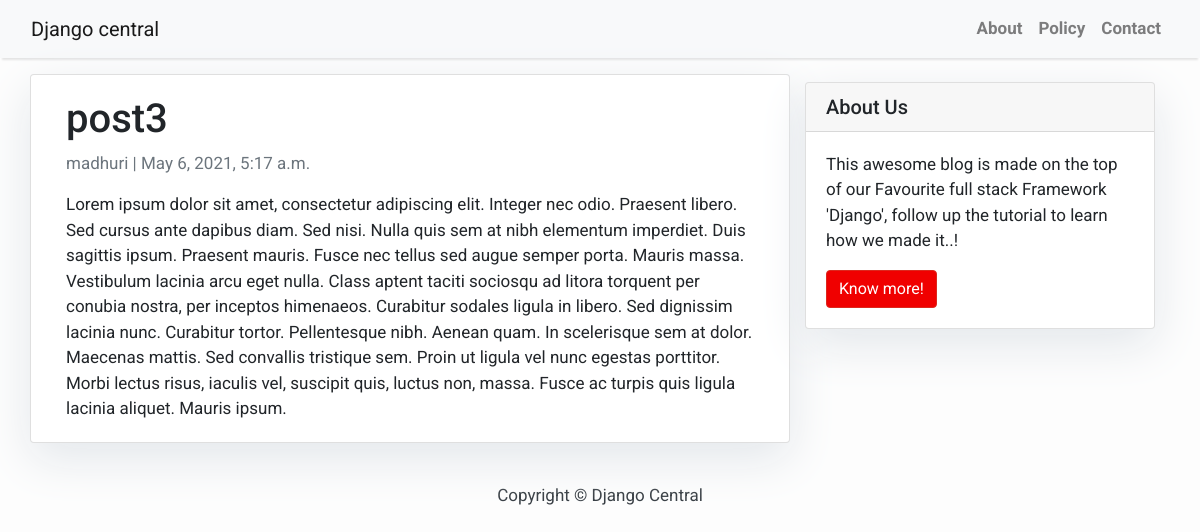
The page /post3/ on the database its author committed.
### blog/models.py (models this page shows, shortened)
class Post(models.Model):
    title = models.CharField(max_length=200, unique=True)
    slug = models.SlugField(max_length=200, unique=True)
    author = models.ForeignKey(User, on_delete= models.CASCADE,related_name='blog_posts')
    updated_on = models.DateTimeField(auto_now= True)
    content = models.TextField()
    created_on = models.DateTimeField(auto_now_add=True)
    status = models.IntegerField(choices=STATUS, default=0)
    class Meta:
        ordering = ['-created_on']

### blog/views.py (the view)
# urls.py: path('<slug:slug>/', views.PostDetail.as_view(), name='post_detail'),
class PostDetail(generic.DetailView):
    model = Post
    template_name = 'post_detail.html'

### templates/post_detail.html
{% extends 'base.html' %} {% block content %}
<div class="container">
  <div class="row">
    <div class="col-md-8 card mb-4  mt-3 left  top">
      <div class="card-body">
        <h1>{% block title %} {{ object.title }} {% endblock title %}</h1>
        <p class=" text-muted">{{ post.author }} | {{ post.created_on }}</p>
        <p class="card-text ">{{ object.content | safe }}</p>
      </div>
    </div>
    {% block sidebar %} {% include 'sidebar.html' %} {% endblock sidebar %}
  </div>
</div>
{% endblock content %}

### templates/base.html (style rules this page uses)
body { font-family: "Roboto", sans-serif; font-size: 17px; background-color: #fdfdfd; }

### templates/sidebar.html (style rules this page uses)
.card { box-shadow: 0 16px 48px #E3E7EB; }

### rows shown on the page
Post: title "post3", author "madhuri", created_on "May 6, 2021, 5:17 a.m.", content "Lorem ipsum dolor sit amet, consectetur adipiscing elit. Integer nec odio. Praesent libero. Sed cursus ante dapibus diam. Sed nisi. Nulla quis sem at nibh elementum imperdiet. Duis sagittis ipsum. Praesent mauris. Fusce nec tellus sed augue semper porta. Mauris massa. Vestibulum lacinia arcu eget nulla. Class aptent taciti sociosqu ad litora torquent per conubia nostra, per inceptos himenaeos. Curabitur sodales ligula in libero. Sed dignissim lacinia nunc. Curabitur tortor. Pellentesque nibh. Aenean quam. In scelerisque sem at dolor. Maecenas mattis. Sed convallis tristique sem. Proin ut ligula vel nunc egestas porttitor. Morbi lectus risus, iaculis vel, suscipit quis, luctus non, massa.…"
